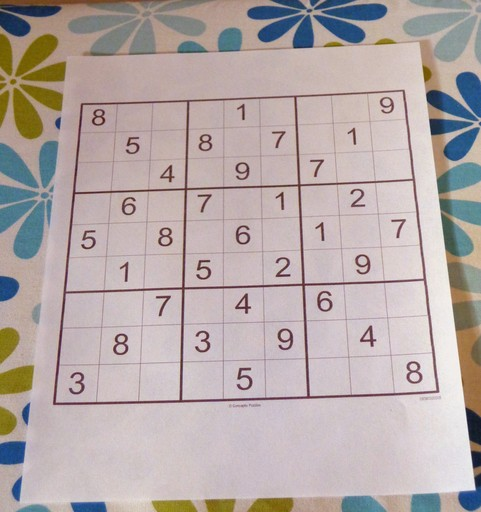
#> input picture sudoku_image.jpeg, 481 x 512 px
$ python -i puzzle.py   (imports and definitions only)
#> lines starting #> are read from the running program, lines starting #| are printed output that depends on the picture; after the words box and inside, x2 and y2 are one past the last pixel; in counts of white or black regions, pixels touching at a corner belong together
#> further down, picture is the input picture: shape (512, 481, 3); mean B, G, R 168.2, 169.5, 181.2
from imutils.perspective import four_point_transform
from skimage.segmentation import clear_border
import numpy as np
import imutils
import cv2

def findPuzzle(image,debug = False):

#> called with debug = False
    gray = cv2.cvtColor(image,cv2.COLOR_BGR2GRAY)
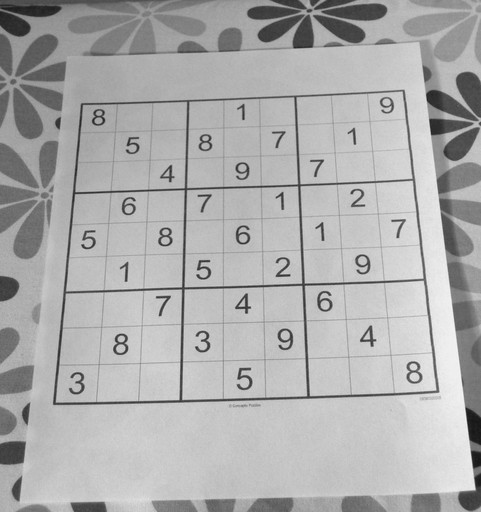
#> gray: shape (512, 481); min 22, max 247, mean 172.9
    blurred = cv2.GaussianBlur(gray,(7,7),0)
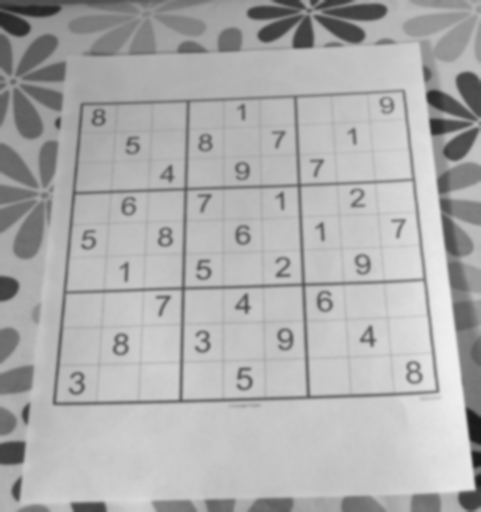
#> blurred: shape (512, 481); min 26, max 239, mean 172.9

    thresh = cv2.adaptiveThreshold(blurred,255,cv2.ADAPTIVE_THRESH_GAUSSIAN_C,cv2.THRESH_BINARY,11,2)
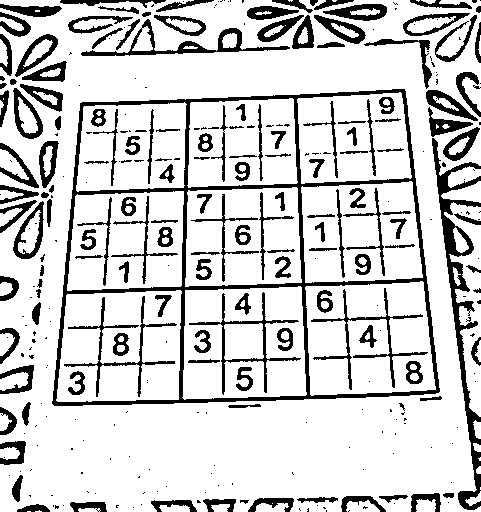
#> thresh: shape (512, 481); 81.1% white; 317 black regions (169 under 20 px), largest, box (x1, y1, x2, y2) and area: (52, 89, 440, 406) 9773, (432, 138, 481, 510) 3660, (81, 19, 290, 56) 1310
    thresh = cv2.bitwise_not(thresh)
#> thresh: shape (512, 481); 18.9% white; 317 white regions (169 under 20 px)

    contours = cv2.findContours(thresh.copy(),cv2.RETR_EXTERNAL,cv2.CHAIN_APPROX_SIMPLE)
#> contours = 215 contours, 144 with area under 20; largest, box (x1, y1, x2, y2) and area: (52, 89, 440, 406) 107960, (432, 138, 481, 510) 3359, (81, 19, 290, 56) 1596, (13, 201, 44, 259) 1024, (13, 88, 43, 139) 886
    contours = imutils.grab_contours(contours)

    contours = sorted(contours,key=cv2.contourArea,reverse=True)

    puzzleCnt = None

    for c in contours:

        peri = cv2.arcLength(c,True)
        approx = cv2.approxPolyDP(c,0.02*peri,True)

        if len(approx) == 4:
            puzzleCnt = approx
            break
#> this loop made 1 pass
#> (peri, puzzleCnt) on pass 1: (1353.2, [[404, 89], [80, 103], [52, 403], [438, 392]])

    if puzzleCnt is None:
        raise Exception(("Could not find Sudoku puzzle outline."))

    puzzle = four_point_transform(image, puzzleCnt.reshape(4, 2))
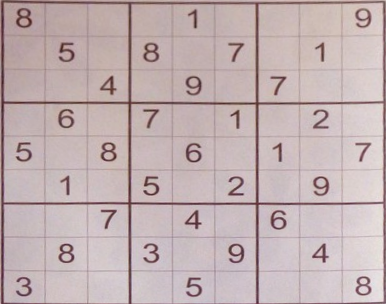
#> puzzle: shape (304, 386, 3); mean B, G, R 177.8, 176.6, 193.7
    warped = four_point_transform(gray, puzzleCnt.reshape(4, 2))
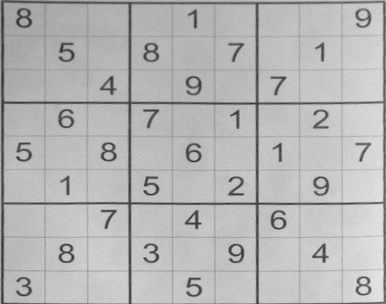
#> warped: shape (304, 386); min 41, max 231, mean 181.8

    return(puzzle,warped)

def extract_digit(cell):

    thresh = cv2.threshold(cell,0,255,cv2.THRESH_BINARY_INV | cv2.THRESH_OTSU)[1]
    thresh = clear_border(thresh)

    contours = cv2.findContours(thresh.copy(),cv2.RETR_EXTERNAL,cv2.CHAIN_APPROX_SIMPLE)
    contours = imutils.grab_contours(contours)

    if len(contours) == 0:
        return None
    c = max(contours, key=cv2.contourArea)
    mask = np.zeros(thresh.shape, dtype="uint8")
    cv2.drawContours(mask, [c], -1, 255, -1)
    (h, w) = thresh.shape
    percentFilled = cv2.countNonZero(mask) / float(w * h)

    if percentFilled < 0.03:
        return None

    digit = cv2.bitwise_and(thresh, thresh, mask=mask)

    return digit


>>> import cv2
>>> picture = cv2.imread('sudoku_image.jpeg')
>>> result = findPuzzle(picture)
